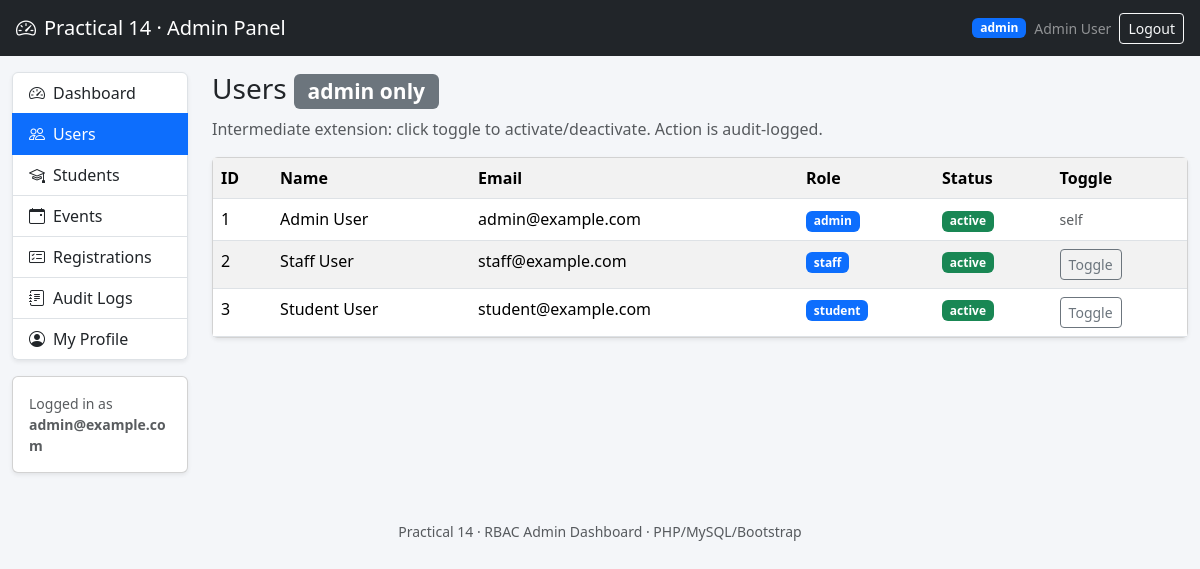
The page /admin/users.php (signed in) on the database its author committed.
### tables this page shows
CREATE TABLE IF NOT EXISTS menus (
  id INT AUTO_INCREMENT PRIMARY KEY,
  label VARCHAR(80) NOT NULL,
  url VARCHAR(255) NOT NULL,
  icon VARCHAR(80) NOT NULL DEFAULT 'bi-circle',
  allowed_roles VARCHAR(100) NOT NULL DEFAULT 'admin',
  sort_order INT NOT NULL DEFAULT 0,
  is_active TINYINT(1) NOT NULL DEFAULT 1
);

CREATE TABLE IF NOT EXISTS users (
  id INT AUTO_INCREMENT PRIMARY KEY,
  name VARCHAR(100) NOT NULL,
  email VARCHAR(150) NOT NULL UNIQUE,
  password VARCHAR(255) NOT NULL,
  role ENUM('admin','staff','student') NOT NULL DEFAULT 'student',
  status ENUM('active','inactive') NOT NULL DEFAULT 'active',
  created_at TIMESTAMP DEFAULT CURRENT_TIMESTAMP
);

### admin/users.php (the view, shortened to what this page needs)
<?php
require_once __DIR__ . '/../includes/auth.php';
require_once __DIR__ . '/../includes/menu.php';
$users = $conn->query("SELECT id,name,email,role,status,created_at FROM users ORDER BY id");
include __DIR__ . '/../includes/header.php';
?>
<h3>Users <span class="badge bg-secondary">admin only</span></h3>
<p class="text-muted">Intermediate extension: click toggle to activate/deactivate. Action is audit-logged.</p>
<div class="card shadow-sm"><div class="table-responsive"><table class="table table-striped mb-0">
<tr><th>ID</th><th>Name</th><th>Email</th><th>Role</th><th>Status</th><th>Toggle</th></tr>
<?php while($u=$users->fetch_assoc()): ?>
<tr>
<td><?= $u['id'] ?></td><td><?= htmlspecialchars($u['name']) ?></td><td><?= htmlspecialchars($u['email']) ?></td>
<td><span class="badge bg-primary"><?= $u['role'] ?></span></td>
<td><span class="badge <?= $u['status']==='active'?'bg-success':'bg-danger' ?>"><?= $u['status'] ?></span></td>
<td><?php if($u['id']!=$_SESSION['user']['id']): ?>
<a class="btn btn-sm btn-outline-secondary" href="?toggle=<?= $u['id'] ?>" onclick="return confirm('Toggle status?')">Toggle</a>
<?php else: ?><span class="text-muted small">self</span><?php endif; ?></td>
</tr><?php endwhile; ?>
</table></div></div>
<?php include __DIR__ . '/../includes/footer.php'; ?>

### includes/menu.php (shortened to what this page needs)
<?php
function render_menu($conn, $active = '') {
    $out = '';
    $res = $conn->query("SELECT label, url, icon, allowed_roles FROM menus WHERE is_active=1 ORDER BY sort_order");
    while ($m = $res->fetch_assoc()) {
        $isActive = ($active === $m['label']) ? 'active' : '';
        $label = htmlspecialchars($m['label']);
        $url   = htmlspecialchars($m['url']);
        $icon  = htmlspecialchars($m['icon']);
        $out .= "<a href=\"{$url}\" class=\"list-group-item list-group-item-action {$isActive}\"><i class=\"bi {$icon} me-2\"></i>{$label}</a>";
    }
    return $out;
}

### includes/header.php (style rules this page uses)
body { background:#f4f6f9 }

### rows shown on the page
menus: label "Dashboard"
menus: label "Users"
menus: label "Students"
menus: label "Events"
menus: label "Registrations"
menus: label "Audit Logs"
menus: label "My Profile"
users: id "1", name "Admin User", email "admin@example.com", role "admin", status "active", shows "self"
users: id "2", name "Staff User", email "staff@example.com", role "staff", status "active"
users: id "3", name "Student User", email "student@example.com", role "student", status "active"

### other values the page prints
$_SESSION['user']['role'] "admin"
$_SESSION['user']['name'] "Admin User"
$_SESSION['user']['email'] "admin@example.com"
